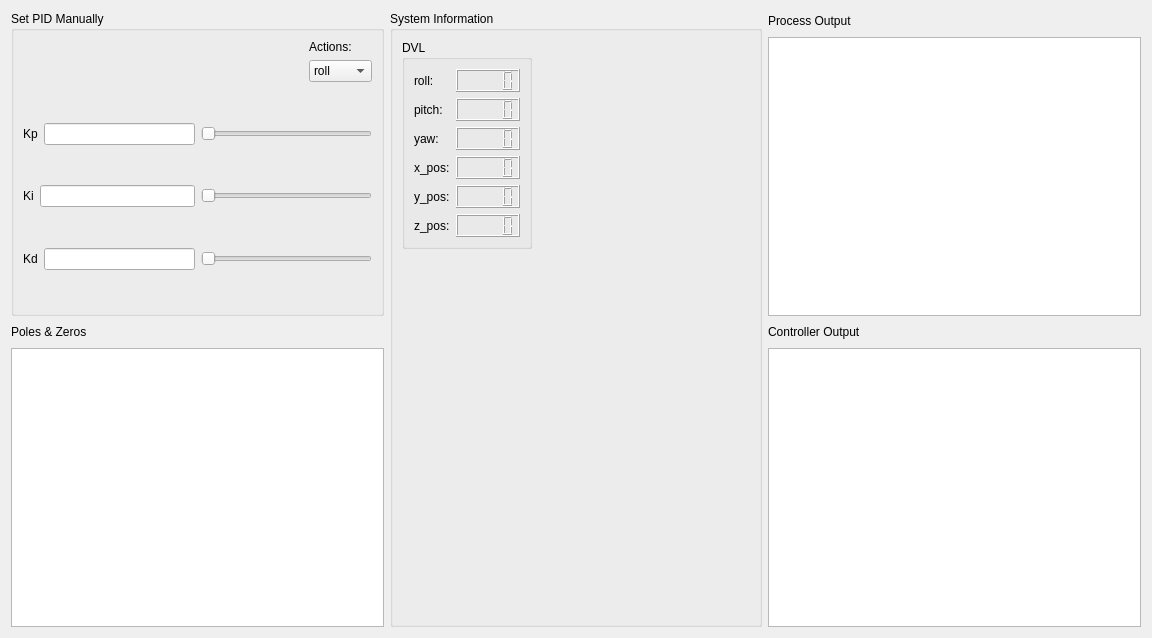
<?xml version="1.0" encoding="UTF-8"?>
<ui version="4.0">
 <class>Form</class>
 <widget class="QWidget" name="Form">
  <property name="geometry">
   <rect>
    <x>0</x>
    <y>0</y>
    <width>1152</width>
    <height>638</height>
   </rect>
  </property>
  <property name="windowTitle">
   <string>Form</string>
  </property>
  <layout class="QGridLayout" name="gridLayout_4">
   <item row="0" column="0">
    <widget class="QGroupBox" name="groupBox">
     <property name="title">
      <string>Set PID Manually</string>
     </property>
     <layout class="QGridLayout" name="gridLayout">
      <item row="0" column="0">
       <layout class="QHBoxLayout" name="horizontalLayout_16">
        <property name="sizeConstraint">
         <enum>QLayout::SetMinimumSize</enum>
        </property>
        <item>
         <spacer name="horizontalSpacer_4">
          <property name="orientation">
           <enum>Qt::Horizontal</enum>
          </property>
          <property name="sizeHint" stdset="0">
           <size>
            <width>40</width>
            <height>20</height>
           </size>
          </property>
         </spacer>
        </item>
        <item>
         <layout class="QVBoxLayout" name="verticalLayout_4">
          <item>
           <widget class="QLabel" name="label_10">
            <property name="text">
             <string>Actions:</string>
            </property>
           </widget>
          </item>
          <item>
           <widget class="QComboBox" name="comboBox">
            <item>
             <property name="text">
              <string>roll</string>
             </property>
            </item>
            <item>
             <property name="text">
              <string>pitch</string>
             </property>
            </item>
            <item>
             <property name="text">
              <string>yaw</string>
             </property>
            </item>
            <item>
             <property name="text">
              <string>x_pos</string>
             </property>
            </item>
            <item>
             <property name="text">
              <string>y_pos</string>
             </property>
            </item>
            <item>
             <property name="text">
              <string>z_pos</string>
             </property>
            </item>
           </widget>
          </item>
         </layout>
        </item>
       </layout>
      </item>
      <item row="1" column="0">
       <spacer name="verticalSpacer_2">
        <property name="orientation">
         <enum>Qt::Vertical</enum>
        </property>
        <property name="sizeHint" stdset="0">
         <size>
          <width>20</width>
          <height>28</height>
         </size>
        </property>
       </spacer>
      </item>
      <item row="2" column="0">
       <layout class="QHBoxLayout" name="horizontalLayout_4">
        <item>
         <layout class="QHBoxLayout" name="horizontalLayout">
          <item>
           <widget class="QLabel" name="label">
            <property name="text">
             <string>Kp</string>
            </property>
           </widget>
          </item>
          <item>
           <widget class="QLineEdit" name="lineEdit"/>
          </item>
         </layout>
        </item>
        <item>
         <widget class="QSlider" name="horizontalSlider">
          <property name="orientation">
           <enum>Qt::Horizontal</enum>
          </property>
         </widget>
        </item>
       </layout>
      </item>
      <item row="3" column="0">
       <spacer name="verticalSpacer_3">
        <property name="orientation">
         <enum>Qt::Vertical</enum>
        </property>
        <property name="sizeHint" stdset="0">
         <size>
          <width>20</width>
          <height>28</height>
         </size>
        </property>
       </spacer>
      </item>
      <item row="4" column="0">
       <layout class="QHBoxLayout" name="horizontalLayout_5">
        <item>
         <layout class="QHBoxLayout" name="horizontalLayout_2">
          <item>
           <widget class="QLabel" name="label_2">
            <property name="text">
             <string>Ki</string>
            </property>
           </widget>
          </item>
          <item>
           <widget class="QLineEdit" name="lineEdit_2"/>
          </item>
         </layout>
        </item>
        <item>
         <widget class="QSlider" name="horizontalSlider_2">
          <property name="orientation">
           <enum>Qt::Horizontal</enum>
          </property>
         </widget>
        </item>
       </layout>
      </item>
      <item row="5" column="0">
       <spacer name="verticalSpacer_4">
        <property name="orientation">
         <enum>Qt::Vertical</enum>
        </property>
        <property name="sizeHint" stdset="0">
         <size>
          <width>20</width>
          <height>28</height>
         </size>
        </property>
       </spacer>
      </item>
      <item row="6" column="0">
       <layout class="QHBoxLayout" name="horizontalLayout_6">
        <item>
         <layout class="QHBoxLayout" name="horizontalLayout_3">
          <item>
           <widget class="QLabel" name="label_3">
            <property name="text">
             <string>Kd</string>
            </property>
           </widget>
          </item>
          <item>
           <widget class="QLineEdit" name="lineEdit_3"/>
          </item>
         </layout>
        </item>
        <item>
         <widget class="QSlider" name="horizontalSlider_3">
          <property name="orientation">
           <enum>Qt::Horizontal</enum>
          </property>
         </widget>
        </item>
       </layout>
      </item>
      <item row="7" column="0">
       <spacer name="verticalSpacer_5">
        <property name="orientation">
         <enum>Qt::Vertical</enum>
        </property>
        <property name="sizeHint" stdset="0">
         <size>
          <width>20</width>
          <height>17</height>
         </size>
        </property>
       </spacer>
      </item>
     </layout>
    </widget>
   </item>
   <item row="0" column="1" rowspan="2">
    <widget class="QGroupBox" name="groupBox_2">
     <property name="title">
      <string>System Information</string>
     </property>
     <layout class="QGridLayout" name="gridLayout_3">
      <item row="0" column="0">
       <layout class="QVBoxLayout" name="verticalLayout_5">
        <item>
         <widget class="QGroupBox" name="groupBox_3">
          <property name="title">
           <string>DVL</string>
          </property>
          <layout class="QGridLayout" name="gridLayout_2">
           <item row="0" column="0">
            <layout class="QHBoxLayout" name="horizontalLayout_10">
             <item>
              <widget class="QLabel" name="label_7">
               <property name="text">
                <string>roll:</string>
               </property>
              </widget>
             </item>
             <item>
              <widget class="QLCDNumber" name="lcdNumber_5"/>
             </item>
            </layout>
           </item>
           <item row="1" column="0">
            <layout class="QHBoxLayout" name="horizontalLayout_11">
             <item>
              <widget class="QLabel" name="label_8">
               <property name="text">
                <string>pitch:</string>
               </property>
              </widget>
             </item>
             <item>
              <widget class="QLCDNumber" name="lcdNumber_6"/>
             </item>
            </layout>
           </item>
           <item row="2" column="0">
            <layout class="QHBoxLayout" name="horizontalLayout_12">
             <item>
              <widget class="QLabel" name="label_9">
               <property name="text">
                <string>yaw:</string>
               </property>
              </widget>
             </item>
             <item>
              <widget class="QLCDNumber" name="lcdNumber_8"/>
             </item>
            </layout>
           </item>
           <item row="3" column="0">
            <layout class="QHBoxLayout" name="horizontalLayout_13">
             <item>
              <widget class="QLabel" name="label_13">
               <property name="text">
                <string>x_pos:</string>
               </property>
              </widget>
             </item>
             <item>
              <widget class="QLCDNumber" name="lcdNumber_9"/>
             </item>
            </layout>
           </item>
           <item row="4" column="0">
            <layout class="QHBoxLayout" name="horizontalLayout_14">
             <item>
              <widget class="QLabel" name="label_14">
               <property name="text">
                <string>y_pos:</string>
               </property>
              </widget>
             </item>
             <item>
              <widget class="QLCDNumber" name="lcdNumber_10"/>
             </item>
            </layout>
           </item>
           <item row="5" column="0">
            <layout class="QHBoxLayout" name="horizontalLayout_15">
             <item>
              <widget class="QLabel" name="label_15">
               <property name="text">
                <string>z_pos:</string>
               </property>
              </widget>
             </item>
             <item>
              <widget class="QLCDNumber" name="lcdNumber_11"/>
             </item>
            </layout>
           </item>
          </layout>
         </widget>
        </item>
        <item>
         <spacer name="verticalSpacer">
          <property name="orientation">
           <enum>Qt::Vertical</enum>
          </property>
          <property name="sizeHint" stdset="0">
           <size>
            <width>20</width>
            <height>40</height>
           </size>
          </property>
         </spacer>
        </item>
       </layout>
      </item>
      <item row="0" column="1">
       <spacer name="horizontalSpacer_5">
        <property name="orientation">
         <enum>Qt::Horizontal</enum>
        </property>
        <property name="sizeHint" stdset="0">
         <size>
          <width>199</width>
          <height>20</height>
         </size>
        </property>
       </spacer>
      </item>
     </layout>
    </widget>
   </item>
   <item row="0" column="2">
    <layout class="QVBoxLayout" name="verticalLayout_2">
     <item>
      <layout class="QHBoxLayout" name="horizontalLayout_8">
       <item>
        <widget class="QLabel" name="label_4">
         <property name="text">
          <string>Process Output</string>
         </property>
        </widget>
       </item>
       <item>
        <spacer name="horizontalSpacer">
         <property name="orientation">
          <enum>Qt::Horizontal</enum>
         </property>
         <property name="sizeHint" stdset="0">
          <size>
           <width>40</width>
           <height>20</height>
          </size>
         </property>
        </spacer>
       </item>
      </layout>
     </item>
     <item>
      <widget class="QGraphicsView" name="graphicsView"/>
     </item>
    </layout>
   </item>
   <item row="1" column="0">
    <layout class="QVBoxLayout" name="verticalLayout">
     <item>
      <layout class="QHBoxLayout" name="horizontalLayout_7">
       <item>
        <widget class="QLabel" name="label_6">
         <property name="text">
          <string>Poles &amp; Zeros</string>
         </property>
        </widget>
       </item>
       <item>
        <spacer name="horizontalSpacer_3">
         <property name="orientation">
          <enum>Qt::Horizontal</enum>
         </property>
         <property name="sizeHint" stdset="0">
          <size>
           <width>40</width>
           <height>20</height>
          </size>
         </property>
        </spacer>
       </item>
      </layout>
     </item>
     <item>
      <widget class="QGraphicsView" name="graphicsView_3"/>
     </item>
    </layout>
   </item>
   <item row="1" column="2">
    <layout class="QVBoxLayout" name="verticalLayout_3">
     <item>
      <layout class="QHBoxLayout" name="horizontalLayout_9">
       <item>
        <widget class="QLabel" name="label_5">
         <property name="text">
          <string>Controller Output</string>
         </property>
        </widget>
       </item>
       <item>
        <spacer name="horizontalSpacer_2">
         <property name="orientation">
          <enum>Qt::Horizontal</enum>
         </property>
         <property name="sizeHint" stdset="0">
          <size>
           <width>40</width>
           <height>20</height>
          </size>
         </property>
        </spacer>
       </item>
      </layout>
     </item>
     <item>
      <widget class="QGraphicsView" name="graphicsView_2"/>
     </item>
    </layout>
   </item>
  </layout>
 </widget>
 <resources/>
 <connections/>
</ui>
